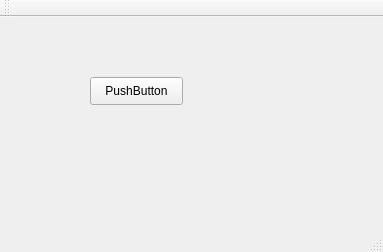
<?xml version="1.0" encoding="UTF-8"?>
<ui version="4.0">
 <class>MainWindow</class>
 <widget class="QMainWindow" name="MainWindow">
  <property name="geometry">
   <rect>
    <x>0</x>
    <y>0</y>
    <width>383</width>
    <height>252</height>
   </rect>
  </property>
  <property name="windowTitle">
   <string>MainWindow</string>
  </property>
  <widget class="QWidget" name="centralWidget">
   <widget class="QPushButton" name="pushButton">
    <property name="geometry">
     <rect>
      <x>90</x>
      <y>60</y>
      <width>93</width>
      <height>28</height>
     </rect>
    </property>
    <property name="text">
     <string>PushButton</string>
    </property>
   </widget>
  </widget>
  <widget class="QMenuBar" name="menuBar">
   <property name="geometry">
    <rect>
     <x>0</x>
     <y>0</y>
     <width>383</width>
     <height>26</height>
    </rect>
   </property>
  </widget>
  <widget class="QToolBar" name="mainToolBar">
   <attribute name="toolBarArea">
    <enum>TopToolBarArea</enum>
   </attribute>
   <attribute name="toolBarBreak">
    <bool>false</bool>
   </attribute>
  </widget>
  <widget class="QStatusBar" name="statusBar"/>
 </widget>
 <layoutdefault spacing="6" margin="11"/>
 <resources/>
 <connections/>
</ui>
